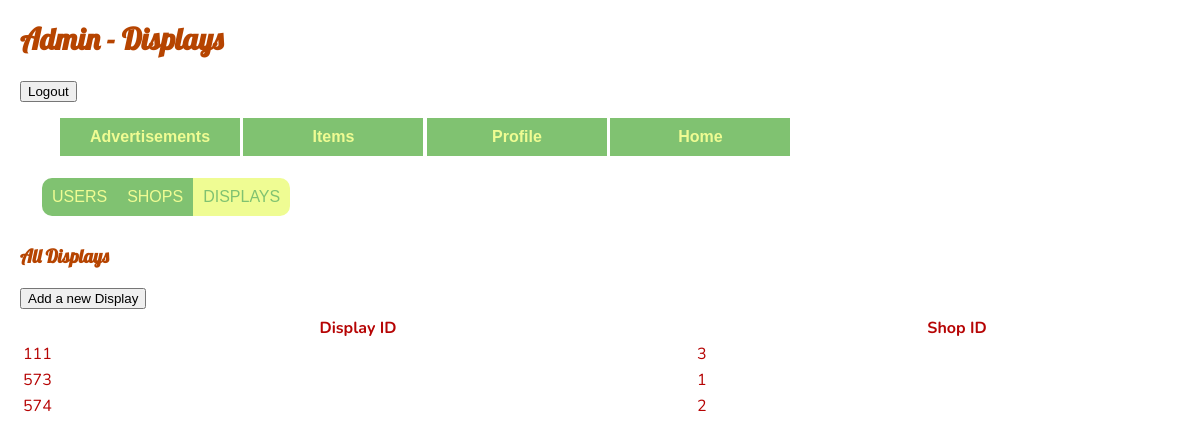
Before: /adminDisplays (signed in) with the older database file.
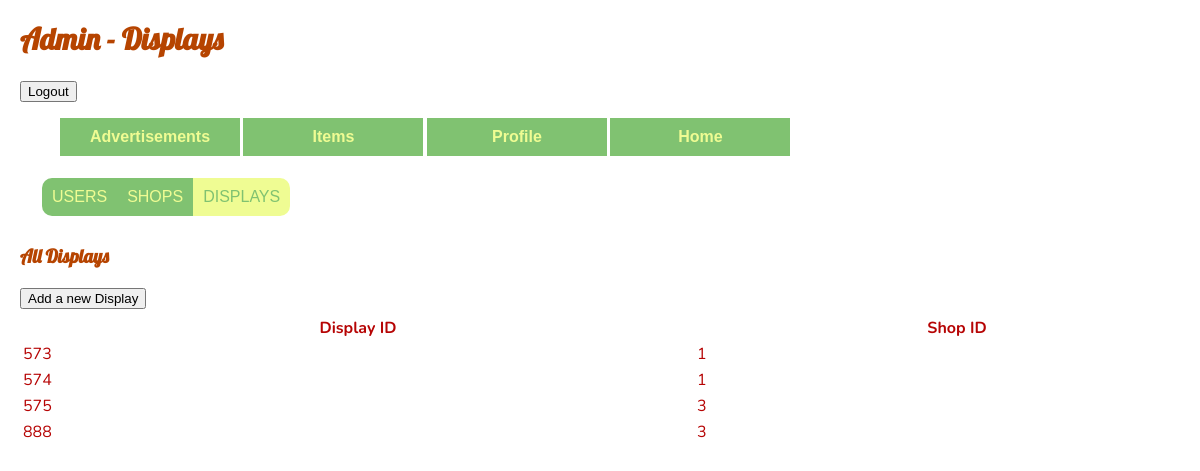
After: the same page with the newer database file.
### website/models.py (models this page shows)
class Displays(db.Model):
    displayID = db.Column(db.Integer, primary_key=True)
    shopID = db.Column(db.Integer, db.ForeignKey('shops.shopID', name='fk_shops_shopID'))
    shopMenus = db.relationship('ShopMenus', backref='display')

### website/displays.py (the view)
@displays.route('/adminDisplays', methods=['GET', 'POST'])
@login_required
def adminDisplays():
    user = current_user
    displays = Displays.query.all()
    return render_template('adminDisplays.html',
                           displays=displays,
                           user=user)

### website/__init__.py (called while the page is built)
def create_app():
    app = Flask(__name__)
    app.config['SECRET_KEY'] = 'itAlwaysWorksInTheEnd'
    app.config['SQLALCHEMY_DATABASE_URI'] = f'sqlite:///{DB_NAME}'
    db.init_app(app)
    migrate.init_app(app, db)
    app.config['UPLOAD_FOLDER'] = UPLOAD_FOLDER
    from .views import views
    from .displays import displays
    from .auth import auth
    from .adsControl import adsControl
    app.register_blueprint(views, url_prefix='/')
    app.register_blueprint(displays, url_prefix='/')
    app.register_blueprint(auth, url_prefix='/')
    app.register_blueprint(adsControl, url_prefix='/')
    login_manager = LoginManager()
    login_manager.login_view = 'auth.login'
    login_manager.init_app(app)
    @login_manager.user_loader
    def load_user(id):
        from .models import Users
        return Users.query.get(int(id))
    return app

### website/templates/adminDisplays.html (shortened to what this page needs)
{% extends "base.html" %} {% block title %}Admin{% endblock %}
{% block content %}
    <div class="header" id="myHeader">
        <h2>Admin - Displays</h2>
        <br>
        <button onclick="window.location.href='/logout';">Logout</button>
        <nav>
            <ul>
                <li><a href='/adsMedia'>Advertisements</a></li>
                <li><a href='/items'>Items</a></li>
                <li><a href='/profile'>Profile</a></li>
                {% if user.userType == 1 %}
                    <li><a href='/home'>Home</a></li>
                {% endif %}
            </ul>
        </nav>
    </div>
    <div>
        <form method="POST">
            <fieldset>
                <label for="users">Users</label>
                <label for="shops">Shops</label>
                <label for="displays">Displays</label>
            </fieldset>
        </form>
    </div>
    <div>
        <h3>All Displays</h3>
        <button type="button" onclick="window.location.href='/adminDisplaysAddNew';">Add a new Display</button>
        <table>
            <thead>
                <tr>
                <th>Display ID</th>
                <th>Shop ID</th>
                </tr>
            </thead>
            <tbody>
            {% for display in displays %}
                <tr onclick="window.location.href='/adminDisplayEdit/{{ display.displayID }}';" name="{{ display.displayID }}">
                    <td>{{ display.displayID }}</td>
                    <td>{{ display.shopID }}</td>
                </tr>
            {% endfor %}
            </tbody>
        </table>
    </div>
{% endblock %}

### website/templates/base.html (shortened to what this page needs)
<!DOCTYPE html>
<html lang="en">
<head>
    <link rel="stylesheet" href="{{ url_for('static', filename='style.css') }}">
    <link href="https://cdnjs.cloudflare.com/ajax/libs/select2/4.0.13/css/select2.min.css" rel="stylesheet" />
</head>
<body>
    {% block content %}
    {% endblock %}
</body>
</html>

### website/static/style.css (style rules this page uses)
body { background: #ffffff; width: 1200px; height: 680px; font-family: 'Lobster', sans-serif; font-size: 1rem; color: #b64400; margin: 20px; }
p, table { font-family: 'Nunito', sans-serif; color: #b60404; font-size: 16px; margin-top: 5px; margin-bottom: 5px; padding-top: 0; }
table { width: 100%; }
h2 { font-size: 30px; margin-top: 2px; margin-bottom: 2px; }
nav ul li { display: inline-block; }
nav a { font-family: 'Orbitron', sans-serif; font-weight: bold; text-align: center; text-decoration: none; display: inline-block; padding: 10px 30px; width: 120px; }
nav a:link, nav a:visited { color: #EFFC93; background-color: #80C271; }
fieldset { display:flex; width: fit-content; margin: 10px 10px; border-width: 0; }
fieldset input[type="radio"] + label { color: #EFFC93; background-color: #80C271; padding: 10px 10px; text-transform: uppercase; font-family: 'Orbitron', sans-serif; transition: 0.5s; }
fieldset input[type="radio"]:first-of-type + label { border-top-left-radius: 10px; border-bottom-left-radius: 10px; }
fieldset input[type="radio"]:last-of-type + label { border-top-right-radius: 10px; border-bottom-right-radius: 10px; }
fieldset input[type="radio"]:checked + label { color: #80C271; background-color: #EFFC93; }

Changed rows visible on the page:
removed Displays: displayID "111", shopID "3"
changed Displays id 574: shopID "2" → "1"
added Displays: displayID "575", shopID "3"
added Displays: displayID "888", shopID "3"
